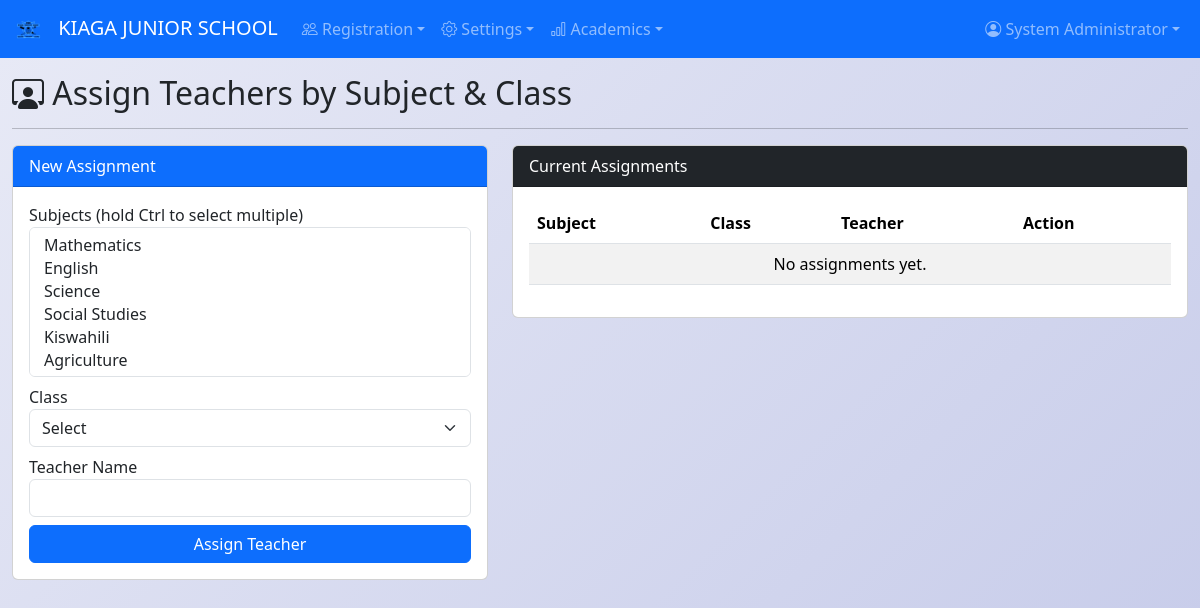
Before: /assign-teachers (signed in) with the older database file.
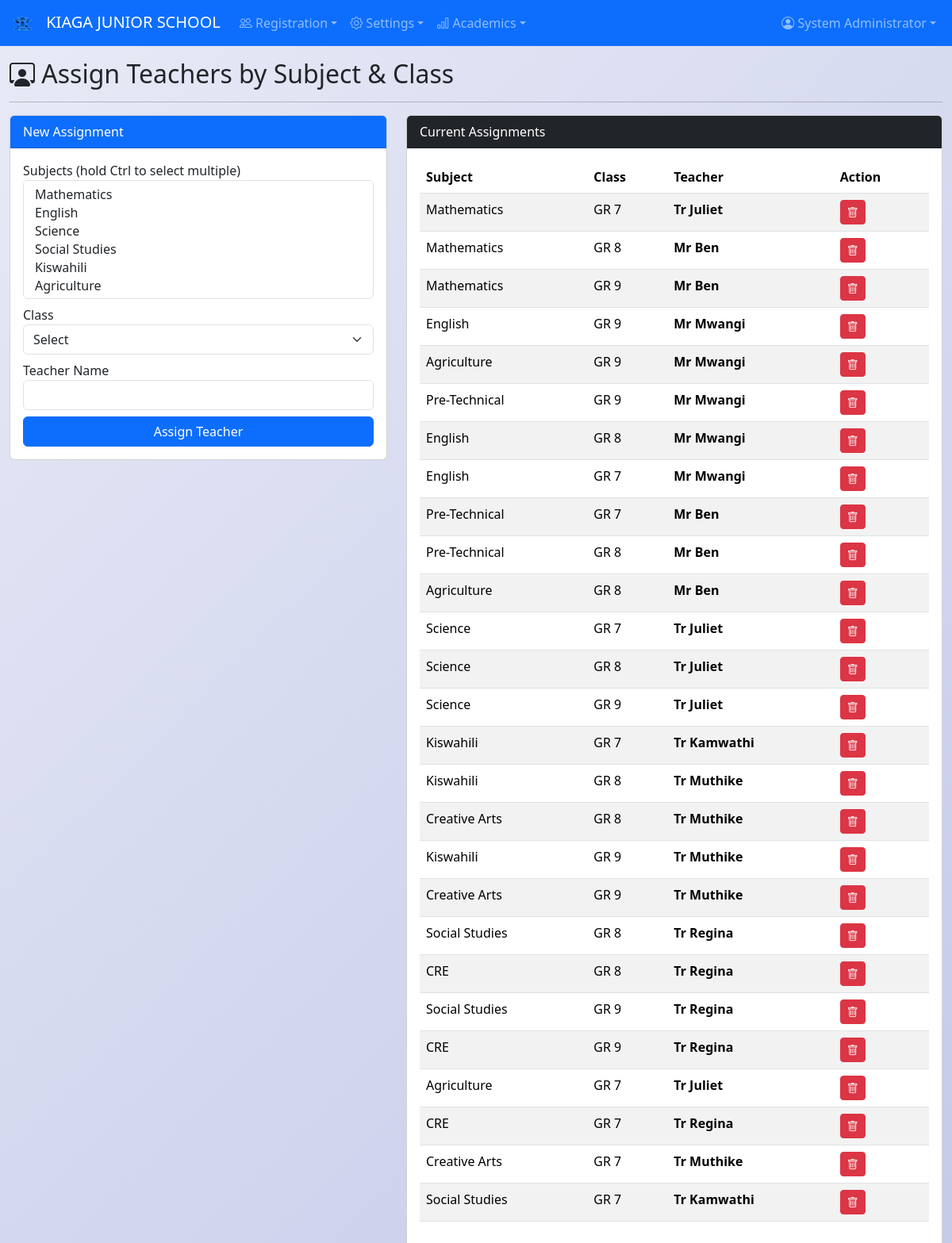
After: the same page with the newer database file.
### app.py (models this page shows, shortened)
class SchoolSettings(db.Model):
    id = db.Column(db.Integer, primary_key=True)
    school_name = db.Column(db.String(200), nullable=False, default='My School')
    school_address = db.Column(db.Text, nullable=True)
    school_phone = db.Column(db.String(50), nullable=True)
    school_email = db.Column(db.String(120), nullable=True)
    school_motto = db.Column(db.String(200), nullable=True)
    principal_name = db.Column(db.String(100), nullable=True)
    principal_title = db.Column(db.String(100), nullable=True, default='Principal')
    city = db.Column(db.String(100), nullable=True)
    logo_url = db.Column(db.String(500), nullable=True)
    po_box = db.Column(db.String(100), nullable=True)
    term_begins = db.Column(db.String(20), nullable=True)
    closing_date = db.Column(db.String(20), nullable=True)

class User(UserMixin, db.Model):
    id = db.Column(db.Integer, primary_key=True)
    username = db.Column(db.String(80), unique=True, nullable=False)
    email = db.Column(db.String(120), unique=True, nullable=True)
    password_hash = db.Column(db.String(200), nullable=False)
    role = db.Column(db.String(20), nullable=False, default='Teacher')
    full_name = db.Column(db.String(100), nullable=False)
    created_at = db.Column(db.DateTime, default=datetime.utcnow)

class SubjectAssignment(db.Model):
    id = db.Column(db.Integer, primary_key=True)
    subject_id = db.Column(db.Integer, db.ForeignKey('subject.id'), nullable=False)
    class_id = db.Column(db.Integer, db.ForeignKey('class.id'), nullable=False)
    teacher_name = db.Column(db.String(100), nullable=False)
    subject = db.relationship('Subject', backref='assignments')
    class_ = db.relationship('Class', backref='subject_assignments')

class Subject(db.Model):
    id = db.Column(db.Integer, primary_key=True)
    name = db.Column(db.String(100), unique=True, nullable=False)
    teacher = db.Column(db.String(100), nullable=True)

class Class(db.Model):
    id = db.Column(db.Integer, primary_key=True)
    name = db.Column(db.String(50), unique=True, nullable=False)
    section = db.Column(db.String(20), nullable=True)
    created_at = db.Column(db.DateTime, default=datetime.utcnow)
    students = db.relationship('Student', backref='class_', lazy=True)

### app.py (the view, shortened to what this page needs)
@app.route('/assign-teachers', methods=['GET', 'POST'])
@admin_required
def assign_teachers():
    return render_template('assign_teachers.html', assignments=SubjectAssignment.query.all(),
        subjects=Subject.query.all(), classes=Class.query.all())

### app.py (called while the page is built)
def admin_required(f):
    @wraps(f)
    @login_required
    def wrap(*args, **kwargs):
        if current_user.role != 'Admin':
            flash('Access denied. Admin only.', 'danger')
            return redirect(url_for('dashboard'))
        return f(*args, **kwargs)
    return wrap

@login_manager.user_loader
def load_user(user_id):
    return User.query.get(int(user_id))

@app.context_processor
def inject_school_settings():
    s = SchoolSettings.query.first()
    if not s:
        s = SchoolSettings(school_name='My School')
        db.session.add(s)
        db.session.commit()
    gs = GradeSetting.query.order_by(GradeSetting.min_percentage.desc()).all()
    return dict(school=s, grade_settings=gs)

### templates/assign_teachers.html
{% extends "base.html" %}{% block title %}- Assign Teachers{% endblock %}{% block content %}
<h2><i class="bi bi-person-workspace"></i> Assign Teachers by Subject & Class</h2><hr>
<div class="row">
<div class="col-md-5">
<div class="card"><div class="card-header bg-primary text-white">New Assignment</div>
<div class="card-body">
<form method="POST" class="row g-2">
<div class="col-12"><label>Subjects (hold Ctrl to select multiple)</label>
<select name="subject_ids" class="form-select" multiple required style="height:150px;">
{% for s in subjects %}<option value="{{ s.id }}">{{ s.name }}</option>{% endfor %}</select></div>
<div class="col-12"><label>Class</label>
<select name="class_id" class="form-select" required><option value="">Select</option>
{% for c in classes %}<option value="{{ c.id }}">{{ c.name }} {{ c.section or '' }}</option>{% endfor %}</select></div>
<div class="col-12"><label>Teacher Name</label><input type="text" name="teacher_name" class="form-control" required></div>
<div class="col-12"><button type="submit" class="btn btn-primary w-100">Assign Teacher</button></div>
</form></div></div></div>
<div class="col-md-7">
<div class="card"><div class="card-header bg-dark text-white">Current Assignments</div>
<div class="card-body">
<table class="table table-striped"><thead><tr><th>Subject</th><th>Class</th><th>Teacher</th><th>Action</th></tr></thead>
<tbody>{% for a in assignments %}<tr><td>{{ a.subject.name }}</td><td>{{ a.class_.name }} {{ a.class_.section or '' }}</td><td><strong>{{ a.teacher_name }}</strong></td>
<td><a href="{{ url_for('delete_assignment', id=a.id) }}" class="btn btn-sm btn-danger" onclick="return confirm('Remove?')"><i class="bi bi-trash"></i></a></td></tr>{% else %}<tr><td colspan="4" class="text-center">No assignments yet.</td></tr>{% endfor %}</tbody></table>
</div></div></div></div>
{% endblock %}

### templates/base.html (shortened to what this page needs)
<!DOCTYPE html>
<html lang="en">
<head>
    <link href="https://cdn.jsdelivr.net/npm/bootstrap@5.3.2/dist/css/bootstrap.min.css" rel="stylesheet">
    <link rel="stylesheet" href="https://cdn.jsdelivr.net/npm/bootstrap-icons@1.11.2/font/bootstrap-icons.css">
</head>
<body>
{% if current_user.is_authenticated %}
<nav class="navbar navbar-expand-lg navbar-dark bg-primary no-print">
    <div class="container-fluid">
        <a class="navbar-brand" href="{{ url_for('dashboard') }}">
            {% if school.logo_url %}<img src="{{ school.logo_url }}" alt="Logo" style="height:30px;margin-right:8px;">{% else %}<i class="bi bi-mortarboard-fill"></i>{% endif %}
            {{ school.school_name }}
        </a>
        <div class="collapse navbar-collapse" id="navbarNav">
            <ul class="navbar-nav me-auto">
                <li class="nav-item dropdown">
                    <a class="nav-link dropdown-toggle" data-bs-toggle="dropdown" href="#"><i class="bi bi-people"></i> Registration</a>
                </li>
                <li class="nav-item dropdown">
                    <a class="nav-link dropdown-toggle" data-bs-toggle="dropdown" href="#"><i class="bi bi-gear"></i> Settings</a>
                </li>
                <li class="nav-item dropdown">
                    <a class="nav-link dropdown-toggle" data-bs-toggle="dropdown" href="#"><i class="bi bi-bar-chart"></i> Academics</a>
                </li>
            </ul>
            <ul class="navbar-nav">
                <li class="nav-item dropdown">
                    <a class="nav-link dropdown-toggle" data-bs-toggle="dropdown" href="#"><i class="bi bi-person-circle"></i> {{ current_user.full_name }}</a>
                </li>
            </ul>
        </div>
    </div>
</nav>
{% endif %}
<div class="container-fluid mt-2">{% block content %}{% endblock %}</div>
</body>
</html>

### templates/base.html (style rules this page uses)
body { background: linear-gradient(135deg, #e8eaf6 0%, #c5cae9 100%); min-height: 100vh; }

Changed rows visible on the page:
added SubjectAssignment: subject.name "Mathematics", class_.name "GR 7", teacher_name "Tr Juliet"
added SubjectAssignment: subject.name "Mathematics", class_.name "GR 8", teacher_name "Mr Ben"
added SubjectAssignment: subject.name "Mathematics", class_.name "GR 9", teacher_name "Mr Ben"
added SubjectAssignment: subject.name "English", class_.name "GR 9", teacher_name "Mr Mwangi"
added SubjectAssignment: subject.name "Agriculture", class_.name "GR 9", teacher_name "Mr Mwangi"
added SubjectAssignment: subject.name "Pre-Technical", class_.name "GR 9", teacher_name "Mr Mwangi"
added SubjectAssignment: subject.name "English", class_.name "GR 8", teacher_name "Mr Mwangi"
added SubjectAssignment: subject.name "English", class_.name "GR 7", teacher_name "Mr Mwangi"
added SubjectAssignment: subject.name "Pre-Technical", class_.name "GR 7", teacher_name "Mr Ben"
added SubjectAssignment: subject.name "Pre-Technical", class_.name "GR 8", teacher_name "Mr Ben"
added SubjectAssignment: subject.name "Agriculture", class_.name "GR 8", teacher_name "Mr Ben"
added SubjectAssignment: subject.name "Science", class_.name "GR 7", teacher_name "Tr Juliet"
added SubjectAssignment: subject.name "Science", class_.name "GR 8", teacher_name "Tr Juliet"
added SubjectAssignment: subject.name "Science", class_.name "GR 9", teacher_name "Tr Juliet"
added SubjectAssignment: subject.name "Kiswahili", class_.name "GR 7", teacher_name "Tr Kamwathi"
added SubjectAssignment: subject.name "Kiswahili", class_.name "GR 8", teacher_name "Tr Muthike"
added SubjectAssignment: subject.name "Creative Arts", class_.name "GR 8", teacher_name "Tr Muthike"
added SubjectAssignment: subject.name "Kiswahili", class_.name "GR 9", teacher_name "Tr Muthike"
added SubjectAssignment: subject.name "Creative Arts", class_.name "GR 9", teacher_name "Tr Muthike"
added SubjectAssignment: subject.name "Social Studies", class_.name "GR 8", teacher_name "Tr Regina"
added SubjectAssignment: subject.name "CRE", class_.name "GR 8", teacher_name "Tr Regina"
added SubjectAssignment: subject.name "Social Studies", class_.name "GR 9", teacher_name "Tr Regina"
added SubjectAssignment: subject.name "CRE", class_.name "GR 9", teacher_name "Tr Regina"
added SubjectAssignment: subject.name "Agriculture", class_.name "GR 7", teacher_name "Tr Juliet"
added SubjectAssignment: subject.name "CRE", class_.name "GR 7", teacher_name "Tr Regina"
added SubjectAssignment: subject.name "Creative Arts", class_.name "GR 7", teacher_name "Tr Muthike"
added SubjectAssignment: subject.name "Social Studies", class_.name "GR 7", teacher_name "Tr Kamwathi"
Other visible differences:
text no longer shown: "No assignments yet."
